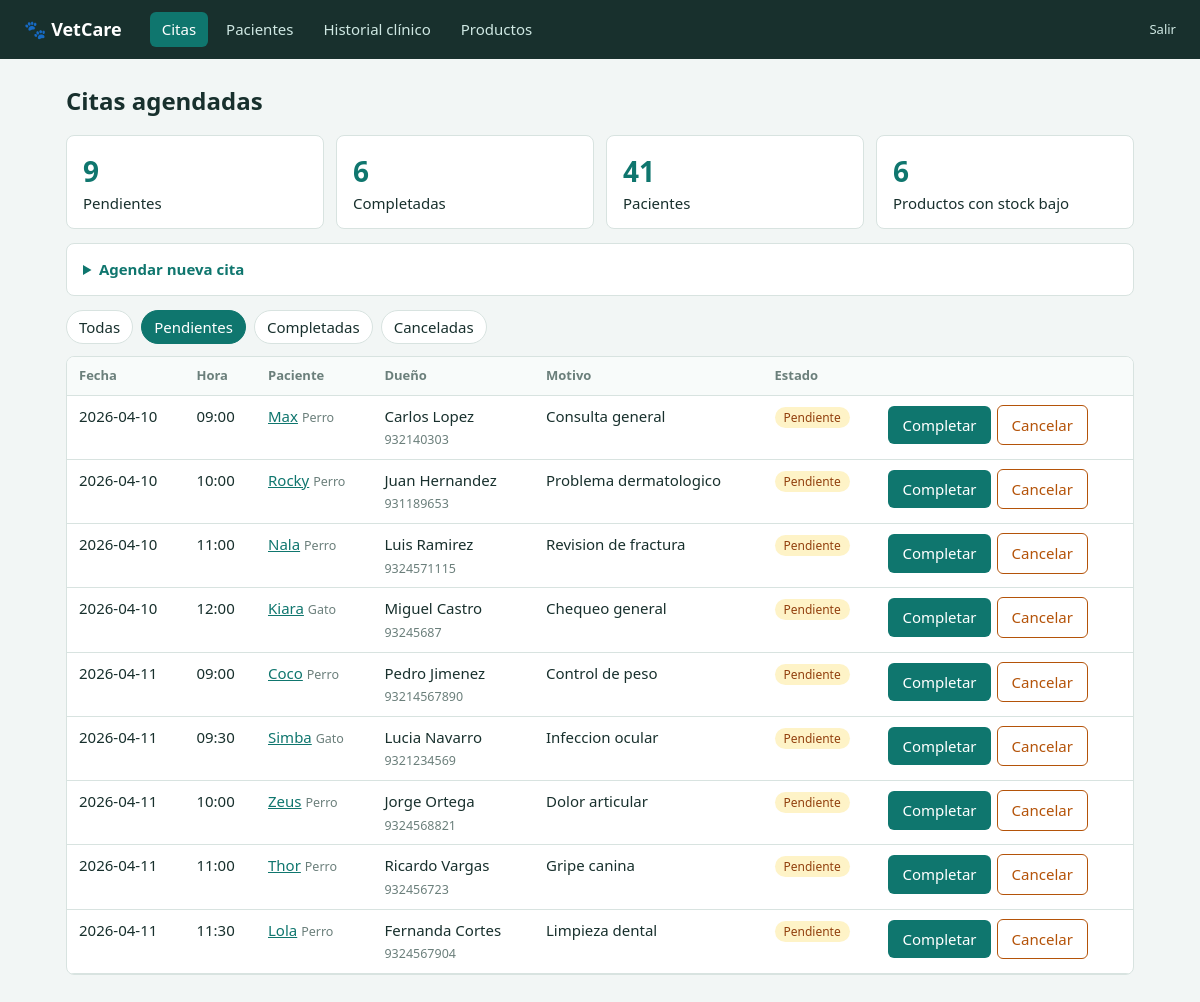
/citas.php?estado=Pendiente (signed in), run on the app's committed database.
### tables this page shows
CREATE TABLE `citas` (
  `id_cita` int(11) NOT NULL,
  `id_Pacientes` int(11) DEFAULT NULL,
  `id_usuario` int(11) DEFAULT NULL,
  `fecha` date DEFAULT NULL,
  `hora` time DEFAULT NULL,
  `motivo` text DEFAULT NULL,
  `estado` varchar(50) DEFAULT NULL
);

CREATE TABLE `pacientes` (
  `id_Pacientes` int(11) NOT NULL,
  `nombre` varchar(100) NOT NULL,
  `especie` varchar(50) DEFAULT NULL,
  `raza` varchar(50) DEFAULT NULL,
  `sexo` enum('Macho','Hembra') DEFAULT NULL,
  `fecha_nacimiento` date DEFAULT NULL,
  `peso` decimal(5,2) DEFAULT NULL,
  `estado` varchar(50) DEFAULT NULL,
  `Id_Clientes` int(11) DEFAULT NULL
);

CREATE TABLE `clientes` (
  `Id_Clientes` int(11) NOT NULL,
  `nombre` varchar(100) NOT NULL,
  `apellido_paterno` varchar(100) NOT NULL,
  `apellido_materno` varchar(100) DEFAULT NULL,
  `telefono1` varchar(20) DEFAULT NULL,
  `email` varchar(150) DEFAULT NULL,
  `direccion` text DEFAULT NULL,
  `Fecha_registro` date DEFAULT NULL,
  `telefono2` varchar(20) DEFAULT NULL
);

### citas.php (the view, shortened to what this page needs)
<?php
require 'config.php';
$f = $_GET['estado'] ?? '';
$q = $pdo->prepare("SELECT c.*, p.nombre mascota, p.especie, cl.nombre dueno, cl.apellido_paterno ap, cl.telefono1
  FROM citas c JOIN pacientes p ON p.id_Pacientes=c.id_Pacientes LEFT JOIN clientes cl ON cl.Id_Clientes=p.Id_Clientes
  WHERE (?='' OR c.estado=?) ORDER BY c.estado='Pendiente' DESC, c.fecha, c.hora");
$q->execute([$f, $f]);
$citas = $q->fetchAll();
$n = $pdo->query("SELECT SUM(estado='Pendiente') p, SUM(estado='Completada') c FROM citas")->fetch();
head('Citas agendadas'); ?>
<div class="stats">
  <div class="card"><b><?= (int)$n['p'] ?></b>Pendientes</div>
  <div class="card"><b><?= (int)$n['c'] ?></b>Completadas</div>
  <div class="card"><b><?= $pdo->query('SELECT COUNT(*) FROM pacientes')->fetchColumn() ?></b>Pacientes</div>
  <div class="card"><b><?= $pdo->query('SELECT COUNT(*) FROM productos WHERE stock<10')->fetchColumn() ?></b>Productos con stock bajo</div>
</div>
<details class="card">
  <summary>Agendar nueva cita</summary>
</details>
<p class="filters"><?php foreach (['' => 'Todas', 'Pendiente' => 'Pendientes', 'Completada' => 'Completadas', 'Cancelada' => 'Canceladas'] as $k => $l)
                      echo '<a href="?estado=' . $k . '"' . ($k === $f ? ' class="on"' : '') . '>' . $l . '</a>'; ?></p>
<div class="scroll">
  <table>
    <tr>
      <th>Fecha</th>
      <th>Hora</th>
      <th>Paciente</th>
      <th>Dueño</th>
      <th>Motivo</th>
      <th>Estado</th>
      <th></th>
    </tr>
    <?php foreach ($citas as $c): ?><tr>
        <td><?= e($c['fecha']) ?></td>
        <td><?= substr($c['hora'], 0, 5) ?></td>
        <td><a href="historial.php?id=<?= $c['id_Pacientes'] ?>"><?= e($c['mascota']) ?></a> <small class="muted"><?= e($c['especie']) ?></small></td>
        <td><?= e($c['dueno'] . ' ' . $c['ap']) ?><br><small class="muted"><?= e($c['telefono1']) ?></small></td>
        <td><?= e($c['motivo']) ?></td>
        <td><span class="tag <?= strtolower($c['estado']) ?>"><?= e($c['estado']) ?></span></td>
        <td><?php if ($c['estado'] === 'Pendiente'): ?><form method="post" class="inline"><?= tok() ?><input type="hidden" name="id" value="<?= $c['id_cita'] ?>">
              <button name="estado" value="Completada">Completar</button> <button name="estado" value="Cancelada" class="ghost">Cancelar</button>
            </form><?php endif; ?></td>
      </tr>
    <?php endforeach;
    if (!$citas) echo '<tr><td colspan="7" class="muted">No hay citas con este filtro.</td></tr>'; ?>
  </table>
</div>

### style.css (style rules this page uses)
:root { --ink: #18302d; --bg: #f2f6f5; --card: #fff; --acc: #0f766e; --line: #d8e3e0; --muted: #6b7f7b; --warn: #b45309 }
* { box-sizing: border-box }
body { margin: 0; font: 15px/1.5 "Segoe UI", system-ui, sans-serif; background: var(--bg); color: var(--ink) }
.card { background: var(--card); border: 1px solid var(--line); border-radius: 8px; padding: 14px 16px; margin-bottom: 14px }
.stats { display: grid; grid-template-columns: repeat(auto-fit, minmax(160px, 1fr)); gap: 12px; margin-bottom: 14px }
.stats .card { margin: 0 }
.stats b { display: block; font-size: 28px; color: var(--acc) }
button { background: var(--acc); color: #fff; border: 0; border-radius: 6px; padding: 8px 14px; font: inherit; cursor: pointer }
button.ghost { background: transparent; color: var(--warn); border: 1px solid var(--warn) }
summary { cursor: pointer; font-weight: 600; color: var(--acc) }
.filters { display: flex; gap: 8px; flex-wrap: wrap; margin: 0 0 12px }
.filters a { padding: 5px 12px; border: 1px solid var(--line); border-radius: 99px; background: #fff; color: var(--ink); text-decoration: none }
.filters a.on { background: var(--acc); color: #fff; border-color: var(--acc) }
.inline { display: flex; gap: 6px; flex-wrap: wrap; align-items: center }
.scroll { overflow-x: auto; background: var(--card); border: 1px solid var(--line); border-radius: 8px }
table { width: 100%; border-collapse: collapse }
th, td { padding: 9px 12px; text-align: left; border-bottom: 1px solid var(--line); vertical-align: top }
th { font-size: 13px; color: var(--muted); background: #f8fbfa }
a { color: var(--acc) }
.muted { color: var(--muted) }
.tag { padding: 2px 9px; border-radius: 99px; font-size: 12px; background: #e2e8f0 }
.tag.pendiente { background: #fef3c7; color: #92400e }

### data on the page
citas: fecha "2026-04-10", hora "09:00", id_Pacientes.nombre "Max", id_Pacientes.especie "Perro", clientes.nombre+apellido_paterno "Carlos Lopez", clientes.telefono1 "932140303", motivo "Consulta general", estado "Pendiente"
citas: fecha "2026-04-10", hora "10:00", id_Pacientes.nombre "Rocky", id_Pacientes.especie "Perro", clientes.nombre+apellido_paterno "Juan Hernandez", clientes.telefono1 "931189653", motivo "Problema dermatologico", estado "Pendiente"
citas: fecha "2026-04-10", hora "11:00", id_Pacientes.nombre "Nala", id_Pacientes.especie "Perro", clientes.nombre+apellido_paterno "Luis Ramirez", clientes.telefono1 "9324571115", motivo "Revision de fractura", estado "Pendiente"
citas: fecha "2026-04-10", hora "12:00", id_Pacientes.nombre "Kiara", id_Pacientes.especie "Gato", clientes.nombre+apellido_paterno "Miguel Castro", clientes.telefono1 "93245687", motivo "Chequeo general", estado "Pendiente"
citas: fecha "2026-04-11", hora "09:00", id_Pacientes.nombre "Coco", id_Pacientes.especie "Perro", clientes.nombre+apellido_paterno "Pedro Jimenez", clientes.telefono1 "93214567890", motivo "Control de peso", estado "Pendiente"
citas: fecha "2026-04-11", hora "09:30", id_Pacientes.nombre "Simba", id_Pacientes.especie "Gato", clientes.nombre+apellido_paterno "Lucia Navarro", clientes.telefono1 "9321234569", motivo "Infeccion ocular", estado "Pendiente"
citas: fecha "2026-04-11", hora "10:00", id_Pacientes.nombre "Zeus", id_Pacientes.especie "Perro", clientes.nombre+apellido_paterno "Jorge Ortega", clientes.telefono1 "9324568821", motivo "Dolor articular", estado "Pendiente"
citas: fecha "2026-04-11", hora "11:00", id_Pacientes.nombre "Thor", id_Pacientes.especie "Perro", clientes.nombre+apellido_paterno "Ricardo Vargas", clientes.telefono1 "932456723", motivo "Gripe canina", estado "Pendiente"
citas: fecha "2026-04-11", hora "11:30", id_Pacientes.nombre "Lola", id_Pacientes.especie "Perro", clientes.nombre+apellido_paterno "Fernanda Cortes", clientes.telefono1 "9324567904", motivo "Limpieza dental", estado "Pendiente"

### other printed values
$l "Citas"
$l "Pacientes"
$l "Historial clínico"
$l "Productos"
$t "Citas agendadas"
$n['p'] "9"
$n['c'] "6"
$pdo->query('SELECT COUNT(*) FROM pacientes')->fetchColumn() "41"
$l "Todas"
$l "Pendientes"
$l "Completadas"
$l "Canceladas"
